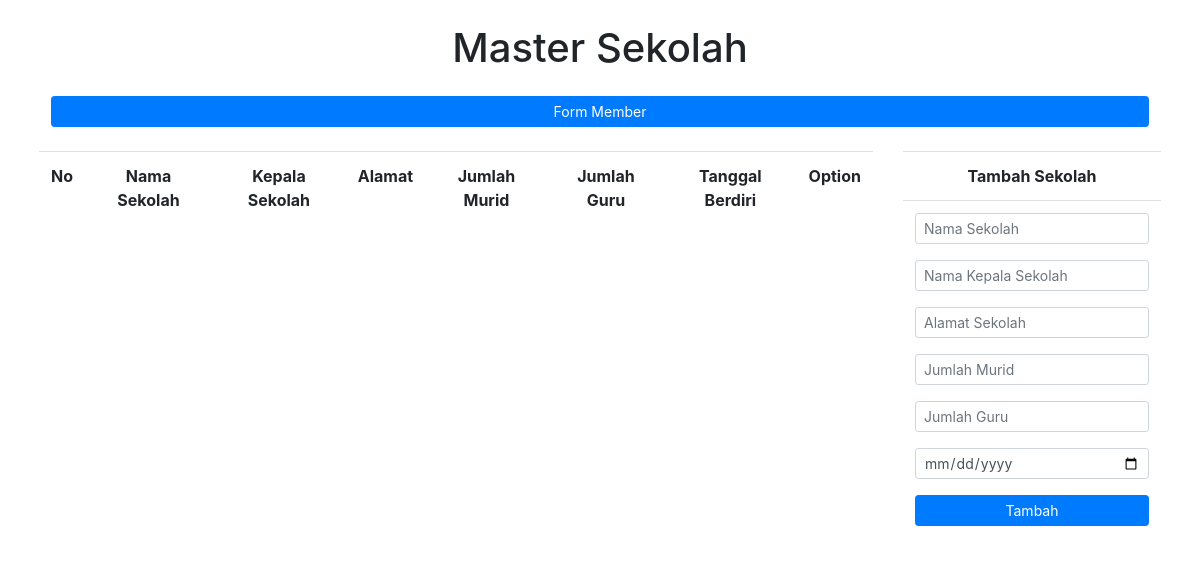
Page /indexs.php on the earlier database version.
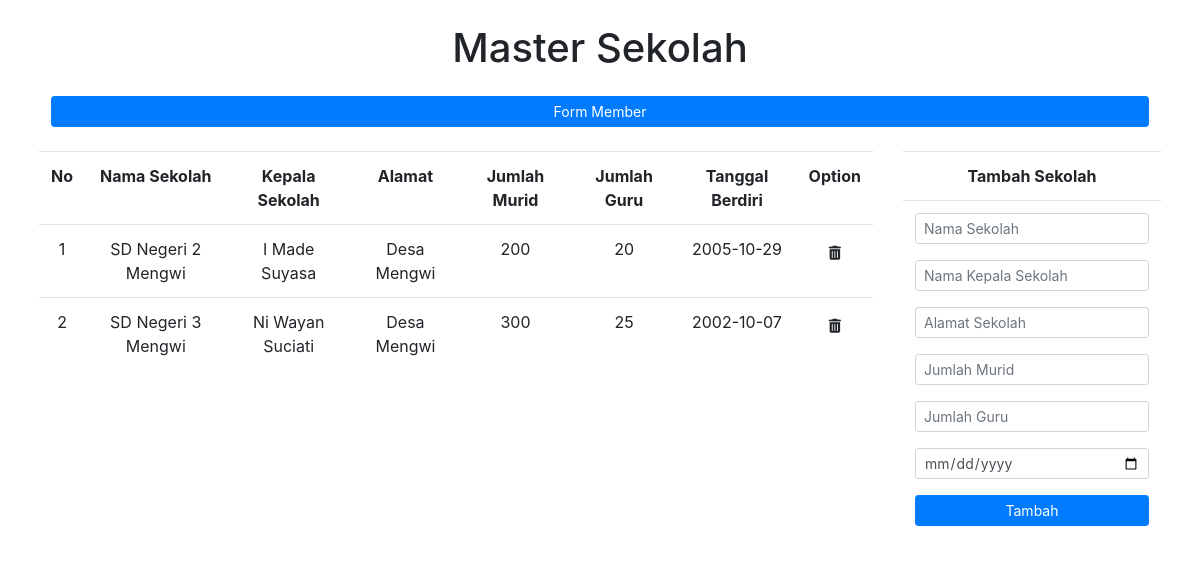
Same page on the later database version.
### tables this page shows
CREATE TABLE `sekolah` (
  `id` int(11) NOT NULL,
  `nama_sekolah` varchar(255) NOT NULL,
  `nama_kepala_sekolah` varchar(255) NOT NULL,
  `alamat_sekolah` varchar(255) NOT NULL,
  `jumlah_murid` int(11) NOT NULL,
  `jumlah_guru` int(11) NOT NULL,
  `tanggal_berdiri` date NOT NULL
);

### class/Database.php (called while the page is built, shortened)
<?php
class Database
{
    public function __construct()
    {
        $this->db = new mysqli(Database::HOST, Database::USER,  Database::PASS, Database::DB);
        return $this->db;
    }
}

### class/Sekolah.php (called while the page is built, shortened)
<?php
require 'Database.php';
class Sekolah extends Database implements Crud
{
    public function get_all()
    {
        $sekolah = array();
        $sql = "SELECT *
                FROM sekolah
                ORDER BY id DESC";
        $res = mysqli_query($this->db, $sql);
        while ($r = mysqli_fetch_assoc($res)) {
            $sekolah[] = $r;
        }
        return $sekolah;
    }
}

### indexs.php (the view, shortened to what this page needs)
<?php
require 'class/Sekolah.php';
$sekolah = new Sekolah();
?>
<!DOCTYPE html>
<html lang="en">
<head>
    <link rel="stylesheet" href="css/bootstrap.css">
    <link rel="stylesheet" href="css/style.css">
</head>
<body id="main">
    <h1 class="text-center m-4">Master Sekolah</h1>
    <div class="row">
        <div class="col-11 mx-auto">
            <a href="index.php" class="btn btn-primary btn-block btn-sm">Form Member</a>
        </div>
    </div>
    <div class="row m-4 d-flex justify-content-around">
        <div class="col-9">
            <table class="table table-hover">
                <tr>
                    <th>No</th>
                    <th>Nama Sekolah</th>
                    <th>Kepala Sekolah</th>
                    <th>Alamat</th>
                    <th>Jumlah Murid</th>
                    <th>Jumlah Guru</th>
                    <th>Tanggal Berdiri</th>
                    <th>Option</th>
                </tr>
                <?php foreach ($sekolah->get_all() as $i => $s) : ?>
                    <tr class="member-list" data-type="sekolah" data-id="<?= $s['id'] ?>">
                        <td><?= ++$i ?></td>
                        <td><?= $s['nama_sekolah'] ?></td>
                        <td><?= $s['nama_kepala_sekolah'] ?></td>
                        <td><?= $s['alamat_sekolah'] ?></td>
                        <td><?= $s['jumlah_murid'] ?></td>
                        <td><?= $s['jumlah_guru'] ?></td>
                        <td><?= $s['tanggal_berdiri'] ?></td>
                        <td>
                            <a href="page/delete.php?id=<?= $s['id'] ?>&type=sekolah" onclick="return confirm('Sekolah akan dihapus')" class="btn btn-sm">
                                <i class="fas fa-trash-alt"></i>
                            </a>
                        </td>
                    </tr>
                <?php endforeach; ?>
            </table>
        </div>
        <div class="col-3">
            <table class="table">
                <tr>
                    <th class="form-title">Tambah Sekolah</th>
                </tr>
                <tr>
                    <td>
                        <form id="form-main" method="POST" action="page/create.php">
                            <div class="form-group">
                                <input type="text" class="form-control form-control-sm" id="nama_sekolah" name="nama_sekolah" placeholder="Nama Sekolah" required>
                            </div>
                            <div class="form-group">
                                <input type="text" class="form-control form-control-sm" id="nama_kepala_sekolah" name="nama_kepala_sekolah" placeholder="Nama Kepala Sekolah" required>
                            </div>
                            <div class="form-group">
                                <input type="text" class="form-control form-control-sm" id="alamat_sekolah" name="alamat_sekolah" placeholder="Alamat Sekolah" required>
                            </div>
                            <div class="form-group">
                                <input type="text" class="form-control form-control-sm" id="jumlah_murid" name="jumlah_murid" placeholder="Jumlah Murid" required>
                            </div>
                            <div class="form-group">
                                <input type="text" class="form-control form-control-sm" id="jumlah_guru" name="jumlah_guru" placeholder="Jumlah Guru" required>
                            </div>
                            <div class="form-group">
                                <input type="date" class="form-control form-control-sm" id="tanggal_berdiri" name="tanggal_berdiri" placeholder="Tanggal Berdiri" required>
                            </div>
                            <button id="submit" type="submit" class="btn btn-primary btn-sm btn-block mt-3">Tambah</button>
                        </form>
                    </td>
                </tr>
            </table>
        </div>
    </div>
</body>
</html>

Differences in the rows shown:
added sekolah: nama_sekolah "SD Negeri 2 Mengwi", nama_kepala_sekolah "I Made Suyasa", alamat_sekolah "Desa Mengwi", jumlah_murid "200", jumlah_guru "20", tanggal_berdiri "2005-10-29"
added sekolah: nama_sekolah "SD Negeri 3 Mengwi", nama_kepala_sekolah "Ni Wayan Suciati", alamat_sekolah "Desa Mengwi", jumlah_murid "300", jumlah_guru "25", tanggal_berdiri "2002-10-07"
